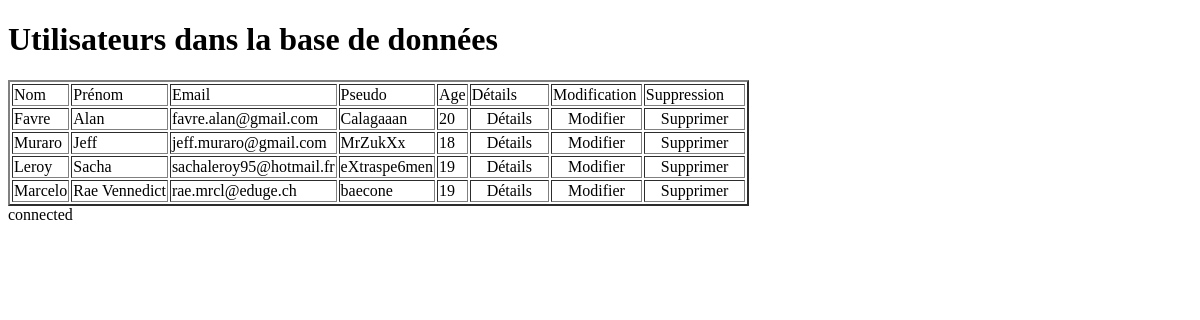
The page /utilisateurs.php (signed in) on the database as committed earlier.
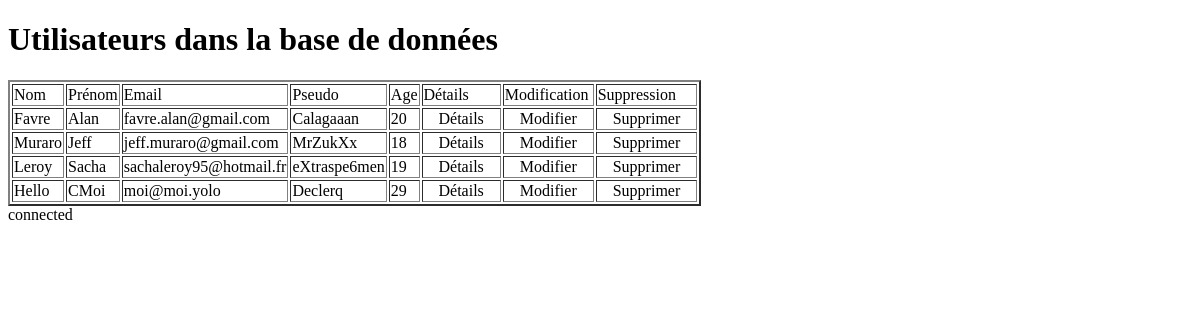
The same page on the database as committed later.
### tables this page shows
CREATE TABLE IF NOT EXISTS `user` (
  `idUser` int(11) NOT NULL AUTO_INCREMENT,
  `nom` varchar(50) NOT NULL,
  `prenom` varchar(50) NOT NULL,
  `email` varchar(50) NOT NULL,
  `dateNaissance` date NOT NULL,
  `pseudo` varchar(50) NOT NULL,
  `password` varchar(255) NOT NULL,
  `description` text,
  PRIMARY KEY (`idUser`),
  UNIQUE KEY `pseudo` (`pseudo`)
);

### dbfunction.php (called while the page is built, shortened)
<?php
function getConnexion()
{
    static $bdd = null;
    if($bdd == null)
    {
        try
        {
            $bdd = new PDO('mysql:host='.HOST.';dbname='.DBNAME, USER, PASS);
            $bdd->setAttribute(PDO::ATTR_ERRMODE, PDO::ERRMODE_EXCEPTION);
        }
        catch (PDOException $e)
        {
            print "Erreur : " . $e->getMessage() . "<br/>";
            die();
        }
    }
    return $bdd;
}
function selectAllUsers()
{
    $RequeteSql =  'SELECT * FROM user';
    $RequeteData = getConnexion()->query($RequeteSql);
    return $RequeteData;
}

### phpToHtml.php (the view, shortened to what this page needs)
<?php
function buildTable($tableau)
{
    echo '<table border="2"><tr><td>Nom</td><td>Prénom</td><td>Email</td><td>Pseudo</td><td>Age</td><td>Détails</td><td>Modification</td><td>Suppression</td></tr>';
    foreach ($tableau as $data)
    {
        $from = new DateTime($data['dateNaissance']);
        $to   = new DateTime('today');
        echo '<tr><td>'.$data['nom'].'</td><td>'.$data['prenom'].'</td><td>'.$data['email'].'</td><td>'.$data['pseudo'].'</td><td>'.$from->diff($to)->y.'</td><td><a href="utilisateurs.php?id='.$data['idUser'].'">Détails</a></td><td><a href="index.php?id='.$data['idUser'].'">Modifier</a></td><td><a href="utilisateurs.php?idToDelete='.$data['idUser'].'">Supprimer</a></td></tr>';
    }
    echo '</table>';
}
?>

### utilisateurs.php (shortened to what this page needs)
<!DOCTYPE html>
<?php
include 'dbfunction.php';
include 'phpToHtml.php';
$defaultVar = "";
if(isset($_SESSION['stateSession']))
{
    $defaultVar = $_SESSION["stateSession"];
}
if($defaultVar == "connected")
{
?>
<html>
    <head>
        <link rel="stylesheet" type="text/css" href="style.css">
    </head>
    <body>
        <h1>Utilisateurs dans la base de données</h1>
        <div>
        <?php
            if(!isset($_GET['id']))
            {
                buildTable(selectAllUsers());
            }
            else
            {
                $id = $_REQUEST['id'];
                buildTableOneUser(selectOneUser($id));
            }
        ?>
        </div>
        <?php
            echo $defaultVar;
        ?>
    </body>
</html>
<?php
}
else
{
    redirect("login.php");
}
?>

### style.css (style rules this page uses)
a { padding-left: 15px; padding-right: 15px; text-decoration: none; color: black; }

Rows that differ between the two databases and show on the page:
removed user: nom "Marcelo", prenom "Rae Vennedict", email "rae.mrcl@eduge.ch", pseudo "baecone", dateNaissance "19"
added user: nom "Hello", prenom "CMoi", email "moi@moi.yolo", pseudo "Declerq", dateNaissance "29"
